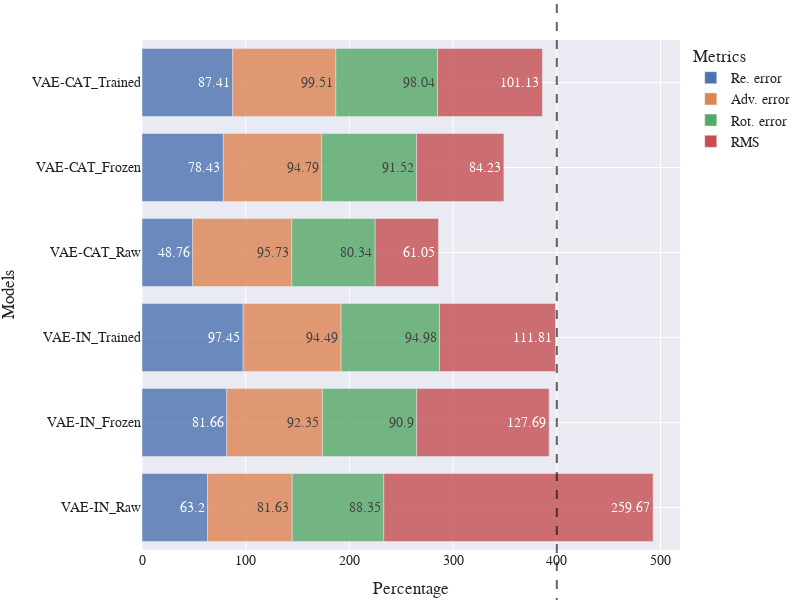

Notebook source saved alongside this figure:
### Markdown cell above
### VAE

### Code cell
comp_df_in = {"Raw":{}, "Frozen":{}, "Trained":{}}
comp_df_cat = {"Raw":{}, "Frozen":{}, "Trained":{}}
base = "VAE"
for k in comp_df_in.keys():
    f1 = load(pJoin(REF_SAVE_PATH, base+"-IN+MoE.pbz2"))
    suffix = SUFFIX[k]
    f2 = load(pJoin(TRANS_SAVE_PATH,base+"-IN+MoE"+suffix+".pbz2"))
    for metric in METRICS:
        comp_df_in[k][metric] = calc_diff(f1[metric][1:], f2[metric])

for k in comp_df_cat.keys():
    f1 = load(pJoin(REF_SAVE_PATH, base+"-CAT+MoE.pbz2"))
    suffix = SUFFIX[k]
    f2 = load(pJoin(TRANS_SAVE_PATH,base+"-CAT+MoE"+suffix+".pbz2"))
    for metric in METRICS:
        comp_df_cat[k][metric] = calc_diff(f1[metric][1:], f2[metric])

null_comp_df = {} 
keys = list(comp_df_in.keys())
m_keys = [base+"-IN+MoE"+SUFFIX[k] for k in keys] + [base+"-CAT+MoE"+SUFFIX[k] for k in keys]
res = [load(pJoin(TRANS_SAVE_PATH,k + ".pbz2")) for k in m_keys]

for k in range(len(m_keys)):
    for j in range(k+1,len(m_keys)):
        pvals = calc_pvals(res[k],res[j])
        k1 = m_keys[k].replace(base,"").replace("-IN","IN").replace("-CAT","CAT").replace("+MoE","")
        k2 = m_keys[j].replace(base,"").replace("-IN","IN").replace("-CAT","CAT").replace("+MoE","")

        null_comp_df[k1+"_vs_"+k2] = pvals

null_comp_df["IN"] = calc_pvals(res[0],res[1],res[2])
null_comp_df["CAT"] = calc_pvals(res[3],res[4],res[5])
null_comp_df["All"] = calc_pvals(*res) 
df = pd.DataFrame(null_comp_df).T
df.to_csv("tables/trans/vae_all.csv")

file_name = base+"_RAW_F_T"
keys = list(comp_df_in.keys())
x = [base+"-IN_" + k for k in keys for i in range(4)] + [base+"-CAT_" + k for k in keys for i in range(4)]
y = []
for k in keys:
    y += [comp_df_in[k][metric][0][0] for metric in METRICS]
for k in keys:
    y += [comp_df_cat[k][metric][0][0] for metric in METRICS]

df_formatted = dict(Models=x, Percentage=y, Metrics=METRICS_RENAME*len(keys)*2)
fig = plot_bar(results=df_formatted, title="Transferring quality of FC - "+base, vertical=True,
        width=800, height=600, add_hline=True, annotation_text="")
save_plot(fig, "img/trans/"+file_name+".svg")
fig.show()

for k in keys:
    for metric in METRICS:
        comp_df_in[k][metric]= (comp_df_in[k][metric][0][0], np.round(comp_df_in[k][metric][1][0], 3))
        comp_df_cat[k][metric]= (comp_df_cat[k][metric][0][0], np.round(comp_df_cat[k][metric][1][0], 3))
        # comp_df[k][metric]= (comp_df[k][metric][0], np.round(comp_df[k][metric][1], 3))

comp_pd_in = pd.DataFrame(comp_df_in)
comp_pd_cat = pd.DataFrame(comp_df_cat)
print(comp_pd_in)
print(comp_pd_cat)
comp_pd_in.to_csv("tables/trans/"+file_name+"_in.csv")
comp_pd_cat.to_csv("tables/trans/"+file_name+"_cat.csv")

### Figure 1 — Plotly figure (JSON) as saved in the notebook; plotly's stock layout.template omitted (floating-point values rounded to 4 significant figures)
{"data": [{"alignmentgroup": "True", "hovertemplate": "Metrics=Re. error<br>Percentage=%{text}<br>Models=%{y}<extra></extra>", "legendgroup": "Re. error", "marker": {"color": "rgb(76,114,176)", "opacity": 0.8, "pattern": {"shape": ""}}, "name": "Re. error", "offsetgroup": "Re. error", "orientation": "h", "showlegend": true, "text": [63.2, 81.66, 97.45, 48.76, 78.43, 87.41], "textposition": "auto", "type": "bar", "x": [63.2, 81.66, 97.45, 48.76, 78.43, 87.41], "xaxis": "x", "y": ["VAE-IN_Raw", "VAE-IN_Frozen", "VAE-IN_Trained", "VAE-CAT_Raw", "VAE-CAT_Frozen", "VAE-CAT_Trained"], "yaxis": "y"}, {"alignmentgroup": "True", "hovertemplate": "Metrics=Adv. error<br>Percentage=%{text}<br>Models=%{y}<extra></extra>", "legendgroup": "Adv. error", "marker": {"color": "rgb(221,132,82)", "opacity": 0.8, "pattern": {"shape": ""}}, "name": "Adv. error", "offsetgroup": "Adv. error", "orientation": "h", "showlegend": true, "text": [81.63, 92.35, 94.49, 95.73, 94.79, 99.51], "textposition": "auto", "type": "bar", "x": [81.63, 92.35, 94.49, 95.73, 94.79, 99.51], "xaxis": "x", "y": ["VAE-IN_Raw", "VAE-IN_Frozen", "VAE-IN_Trained", "VAE-CAT_Raw", "VAE-CAT_Frozen", "VAE-CAT_Trained"], "yaxis": "y"}, {"alignmentgroup": "True", "hovertemplate": "Metrics=Rot. error<br>Percentage=%{text}<br>Models=%{y}<extra></extra>", "legendgroup": "Rot. error", "marker": {"color": "rgb(85,168,104)", "opacity": 0.8, "pattern": {"shape": ""}}, "name": "Rot. error", "offsetgroup": "Rot. error", "orientation": "h", "showlegend": true, "text": [88.35, 90.9, 94.98, 80.34, 91.52, 98.04], "textposition": "auto", "type": "bar", "x": [88.35, 90.9, 94.98, 80.34, 91.52, 98.04], "xaxis": "x", "y": ["VAE-IN_Raw", "VAE-IN_Frozen", "VAE-IN_Trained", "VAE-CAT_Raw", "VAE-CAT_Frozen", "VAE-CAT_Trained"], "yaxis": "y"}, {"alignmentgroup": "True", "hovertemplate": "Metrics=RMS<br>Percentage=%{text}<br>Models=%{y}<extra></extra>", "legendgroup": "RMS", "marker": {"color": "rgb(196,78,82)", "opacity": 0.8, "pattern": {"shape": ""}}, "name": "RMS", "offsetgroup": "RMS", "orientation": "h", "showlegend": true, "text": [259.7, 127.7, 111.8, 61.05, 84.23, 101.1], "textposition": "auto", "type": "bar", "x": [259.7, 127.7, 111.8, 61.05, 84.23, 101.1], "xaxis": "x", "y": ["VAE-IN_Raw", "VAE-IN_Frozen", "VAE-IN_Trained", "VAE-CAT_Raw", "VAE-CAT_Frozen", "VAE-CAT_Trained"], "yaxis": "y"}], "layout": {"annotations": [{"showarrow": false, "text": "", "x": 400, "xanchor": "center", "xref": "x", "y": 1, "yanchor": "bottom", "yref": "y domain"}], "barmode": "relative", "font": {"family": "Serif", "size": 14}, "height": 600, "legend": {"title": {"text": "Metrics"}, "tracegroupgap": 0}, "margin": {"b": 5, "l": 5, "r": 5, "t": 40}, "shapes": [{"line": {"color": "black", "dash": "dash", "width": 2}, "opacity": 0.6, "type": "line", "x0": 400, "x1": 400, "xref": "x", "y0": -0.5, "y1": 5.5, "yref": "y domain"}], "width": 800, "xaxis": {"anchor": "y", "domain": [0, 1], "title": {"text": "Percentage"}}, "yaxis": {"anchor": "x", "domain": [0, 1], "title": {"text": "Models"}}}}
